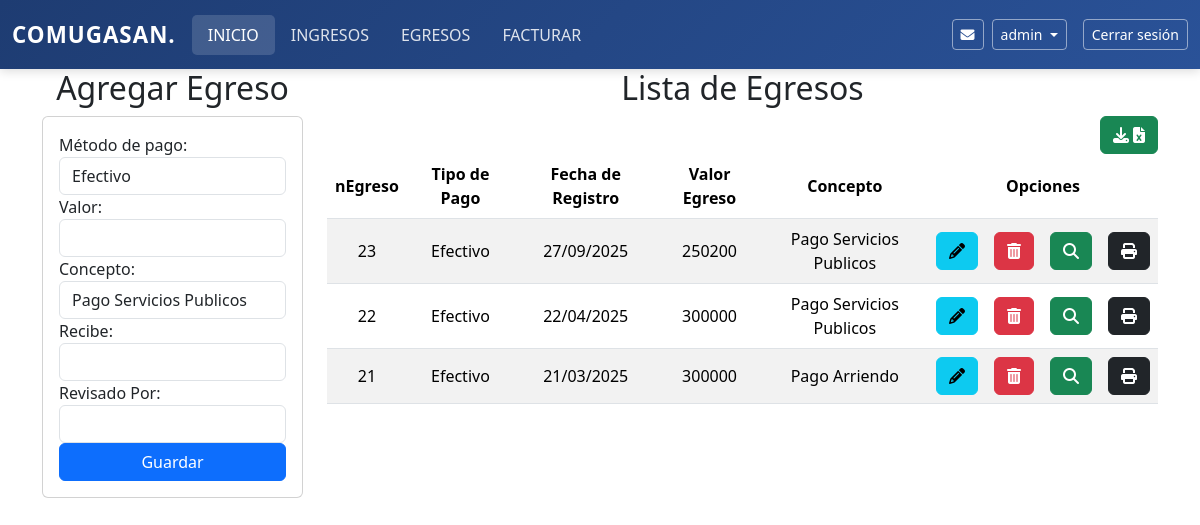
Before: /egresos/ (signed in) with the older database file.
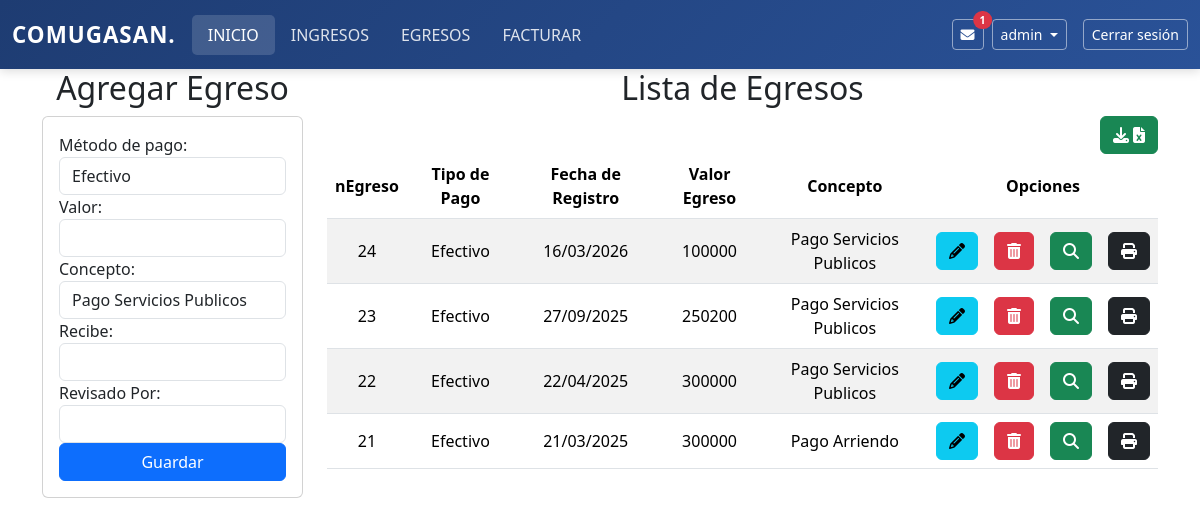
After: the same page with the newer database file.
### comite/models.py (models this page shows, shortened)
class Egresos(models.Model):
    nEgreso = models.AutoField(primary_key=True)
    tipo_pago = models.CharField(max_length=20)
    valorEgreso = models.IntegerField(default=0,blank=True,null=True)
    concepto = models.CharField(max_length=200)
    ciudad = models.CharField(max_length=100,default='San Juan Nepomuceno',editable=False)
    recibe = models.CharField(max_length=100, null=False)
    aprobado = models.CharField(max_length=100,default='Jorge Arzuaga',editable=False)
    revisado = models.CharField(max_length=100,default='Jorge Arzuaga',null=False)
    contabilizado = models.CharField(max_length=100,default='Eduard Posso',editable=False)
    fecha = models.DateTimeField(auto_now_add=True,editable=False)

### comite/views.py (the view)
# urls.py: path('egresos/',views.egresos),
@login_required
def egresos(request):
    egresos = Egresos.objects.all()
    egresos_invertidos = []
    for i in egresos[::-1]:
        egresos_invertidos.append(i)
    return render(request,"egresos/egresos.html",{"egresos":egresos_invertidos})

### comite/context_processors.py (called while the page is built)
def mensajes_no_leidos(request):
    if request.user.is_authenticated:
        cantidad = Mensajes.objects.filter(leido=False).count()
        return {'mensajes_no_leidos': cantidad}
    return {}

### comite/templates/egresos/egresos.html (shortened to what this page needs)
{% extends "base.html" %}
{% load static %}
{% block body %}
<div class="row">
    <div class=" col-sm-12 col-md-6 col-lg-3 col-xl-3">
        <h2 style="text-align: center;">Agregar Egreso</h2>
        <div class="card">
            <div class="card-body">
                <form action="/registrarEgreso/" id="registro-form" method="POST">
                    <label for="tipo_pago">Método de pago:</label>
                    <select id="tipo_pago" class="form-control" name="tipo_pago">
                        <option value="Efectivo">Efectivo</option>
                    </select>
                    <div class="form-group">
                        <label>Valor:</label>
                        <input class="form-control" type="number" id="valorEgreso" name="valorEgreso" maxlength="20" required>
                    </div>
                    <div>
                        <label for="concepto">Concepto:</label>
                        <select id="concepto" class="form-control" name="concepto">
                            <option value="Pago Servicios Publicos">Pago Servicios Publicos</option>
                        </select>
                    </div>
                    <div class="form-group" class="form-control">
                        <label>Recibe:</label>
                        <input class="form-control" type="text" id="recibe" name="recibe" maxlength="20" required>
                    </div>
                    <div class="form-group" class="form-control">
                        <label>Revisado Por:</label>
                        <input class="form-control" type="text" id="revisado" name="revisado" maxlength="20" required>
                    </div>
                    <div class="form-group">
                        <button type="submit" class="btn btn-primary w-100 text-white">Guardar</button>
                    </div>
                </form>
            </div>
        </div>
    </div>
    <div class=" col-sm-12 col-md-6 col-lg-9 col-xl-9">
        <h2 style="text-align: center;">Lista de Egresos</h2>
        <div style="text-align: right;">
        <td><a href="/egresos/descargarExcelEgresos/" class="btn btn-success">  <i class="fa-solid fa-download">&nbsp;</i><i class="fa-solid fa-file-excel"> </i></i></></a></td>
        </div>
        <div class="table-responsive">
            <table class="table table-striped">
                <thead>
                    <tr>
                        <th>nEgreso</th>
                        <th>Tipo de Pago</th>
                        <th>Fecha de Registro</th>
                        <th>Valor Egreso</th>
                        <th>Concepto</th>
                        <th colspan="4">Opciones</th>
                    </tr>
                </thead>
                <tbody>
                    {% for items in egresos %}
                    <tr>
                        <td>{{items.nEgreso}}</td>
                        <td>{{items.tipo_pago}}</td>
                        <td>{{items.fecha|date:"d/m/Y"}}</td>
                        <td>{{items.valorEgreso}}</td>
                        <td>{{items.concepto}}</td>
                        <td><a href="edicionEgreso/{{items.nEgreso}}" class="btn btn-info"><i class="fa-solid fa-pencil"></i></a></td>
                        <td><a href="eliminacionEgreso/{{items.nEgreso}}" class="btn btn-danger btnEliminacion"> <i class="fa-solid fa-trash-can"></i></a></td>
                        <td><a href="detalleEgreso/{{items.nEgreso}}" class="btn btn-success"><i class="fa-solid fa-magnifying-glass"></i></a></td>
                        <td><a href="imprimirEgreso/{{items.nEgreso}}" onclick="abrirPopup(event, 'imprimirEgreso/{{items.nEgreso}}', 'Mi ventana emergente', 800, 1000)"  class="btn btn-dark"><i class="fa-solid fa-print"></i></i></i></a></td>
                    </tr>
                    {% endfor%}
                </tbody>
            </table>
        </div>
    </div>
</div>
{% endblock %}

### comite/templates/base.html (shortened to what this page needs)
<!DOCTYPE html>
<html lang="en">
<head>
        {% load static %}
    <link href="https://cdn.jsdelivr.net/npm/bootstrap@5.3.3/dist/css/bootstrap.min.css" rel="stylesheet">
    <link rel="stylesheet" href="https://cdnjs.cloudflare.com/ajax/libs/font-awesome/6.5.2/css/all.min.css"></link>
    <link rel="stylesheet" href="{%  static 'css/ingresos.css' %}">
    <link rel="stylesheet" href="{%  static 'css/facturar.css' %}">
</head>
<body>
    <nav class="navbar navbar-expand-lg navbar-comugasan">
        <div class="container-fluid">
          <a class="navbar-brand" href="#">COMUGASAN.</a>
          <div class="collapse navbar-collapse" id="navbarSupportedContent">
            <ul class="navbar-nav me-auto mb-2 mb-lg-0">
              <li class="nav-item">
                <a class="nav-link active" aria-current="page" href="/dashboard/">INICIO</a>
              </li>
              <li class="nav-item">
                <a class="nav-link" href="/ingresos">INGRESOS</a>
              </li>
              <li class="nav-item">
                <a class="nav-link" href="/egresos">EGRESOS</a>
              </li>
              <li class="nav-item">
                <a class="nav-link" href="/facturar">FACTURAR</a>
              </li>
            </ul>
            <div class="d-flex align-items-center">
              {% if user.is_authenticated %}
                <a href="/bandeja-mensajes/" class="btn btn-outline-secondary btn-sm position-relative me-2">
                  <i class="fas fa-envelope"></i>
                  {% if mensajes_no_leidos > 0 %}
                      <span class="position-absolute top-0 start-100 translate-middle badge rounded-pill bg-danger">
                          {{ mensajes_no_leidos }}
                      </span>
                  {% endif %}
                </a>
                  <div class="">
                      <button class="btn btn-outline-primary btn-sm dropdown-toggle" type="button" id="userDropdown" data-bs-toggle="dropdown" aria-expanded="false">
                          {{ user.username }}
                      </button>
                  </div>
                  <form action="{% url 'logout' %}" method="post" class="ms-3">
                      <button type="submit" class="btn btn-outline-danger btn-sm">Cerrar sesión</button>
                  </form>
              {% else %}
                  <a href="{% url 'login' %}" class="btn btn-outline-primary btn-sm">Iniciar sesión</a>
              {% endif %}
          </div>
        </div>
      </nav>
      <div class="container">
        {% block body%}
        {% endblock%}
    </div>
</body>
</html>

Changed rows visible on the page:
added Egresos: nEgreso "24", tipo_pago "Efectivo", fecha "16/03/2026", valorEgreso "100000", concepto "Pago Servicios Publicos"
Other visible differences:
{{ mensajes_no_leidos }}: (not shown) → "1"
